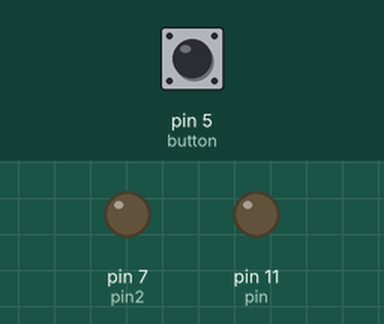
A sketch run on a simulated Arduino Uno, built with avr-gcc and run on an emulated ATmega328P. On the bench: output pins drawn as LEDs (lit = HIGH). Inputs (shaded band) come from the test bench; at power-on: pin 5 (button) HIGH.

Above: at 1.2 s.
1.3 s: pin 5 (button) pulled LOW for 0.15 s
At 2.7 s:
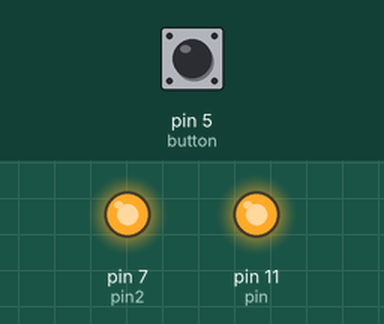
At 32.5 s:
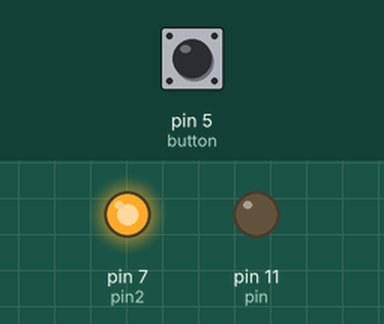
Timing chart, 0 to 32.8 s (numbered marks = the images above; inputs shaded):
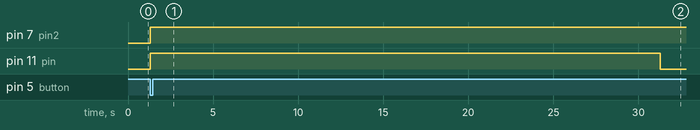

Measured:
- after the input at 1.3 s, pin 7 (pin2): LOW → HIGH at once; pin 11 (pin): LOW → HIGH at once, → LOW 30.0 s later

The sketch:

1.1P_V3.ino
```cpp
int pin = 11;
int pin2 = 7;
int button = 5;
unsigned long ptime;

// the setup function runs once when you press reset or power the board
void setup() {
  // initialize digital pin LED_BUILTIN as an output.
  pinMode(button, INPUT);
  pinMode(pin, OUTPUT);
  pinMode(pin2, OUTPUT);
  pinMode(button, INPUT_PULLUP);
}

void Lights() {
   digitalWrite(pin, HIGH);
   digitalWrite(pin2, HIGH);
   delay(30000);
   digitalWrite(pin, LOW);
   delay(30000);
   digitalWrite(pin2, LOW);
}

// the loop function runs over and over again forever
void loop() {
  int bstate = digitalRead(button);
  if (bstate == LOW) {
     Lights();
  }
}
```
